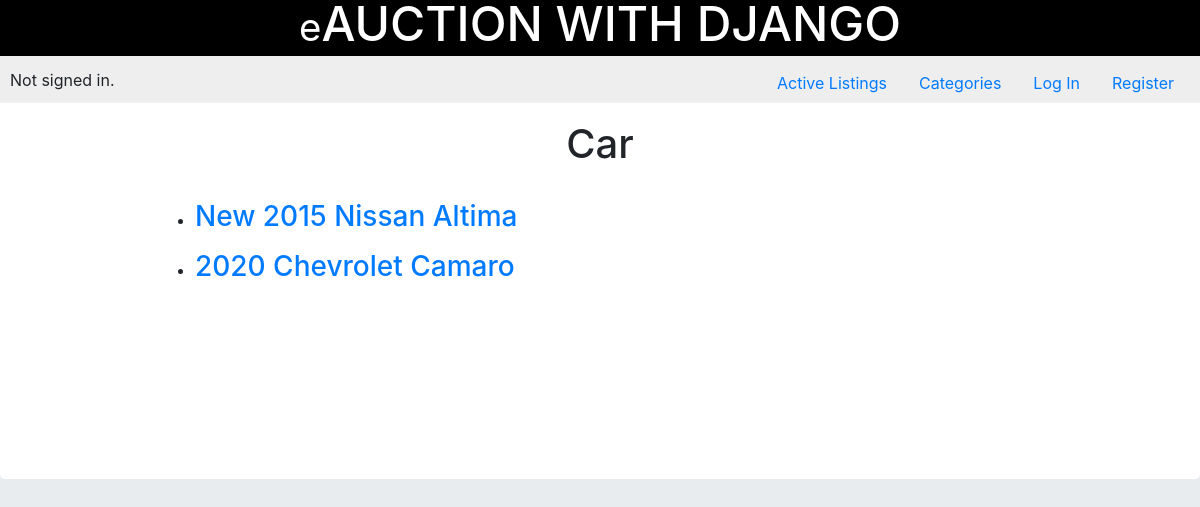
The page /category?q=11 on the database its author committed.
### auctions/models.py (models this page shows)
class Category(models.Model):
    category = models.CharField(max_length=50, unique=True, null=False, blank=False)
    def __str__(self):
        return self.category

class Item(models.Model):
    title = models.CharField(max_length=50, unique=True, null=False, blank=False)
    description = models.TextField()
    date = models.DateTimeField(auto_now_add=True)
    category = models.ForeignKey(Category, on_delete=models.SET_NULL, null=True, blank=True)
    img_url = models.CharField(max_length=200, null=True, blank=True)
    def __str__(self):
        return self.title

### auctions/views.py (the view)
# urls.py: path("category", views.category, name="category"),
def category(request):
    if not request.GET['q']:
        return HttpResponseRedirect(reverse("index"))
    catg = request.GET['q']
    category = Category.objects.get(pk=catg)
    listings = Item.objects.filter(category=catg)
    context = {'listings': listings, 'category': category}
    return render(request, "auctions/category.html", context)

### auctions/context_processors.py (called while the page is built)
def watchlist_processor(request):
    try:
        watchlist = Watchlist.objects.filter(user=request.user).count()
        return {'total_watchlist': watchlist}
    except:
        return {'total_watchlist': 0}

### auctions/templates/auctions/category.html
{% extends "auctions/layout.html" %}
{% block body %}
<div class="jumbotron" style="padding: 15%; padding-top: 2%; background: white;">
  <div>
    <center><h1>{{ category }}</h1></center>
    <br>
    <div class="container">
      {% for listing in listings  %}
      <ul>
        <li><a href="listing?q={{ listing.id }}"><h3>{{ listing }}</h3></a></li>
      </ul>
      {% empty %}
      <ul>
        <li>No Listing under this category yet ! <a href="{% url 'createListing' %}"><h3>Create one</h3></a></li>
      </ul>
      {% endfor %}
    </div>
  </div>
</div>
{% endblock %}

### auctions/static/auctions/styles.css (style rules this page uses)
* { margin: 0; padding: 0; box-sizing: border-box; }
body { background: #e9ecef; }

### rows shown on the page
Category: category "Car"
Item: title "New 2015 Nissan Altima"
Item: title "2020 Chevrolet Camaro"
